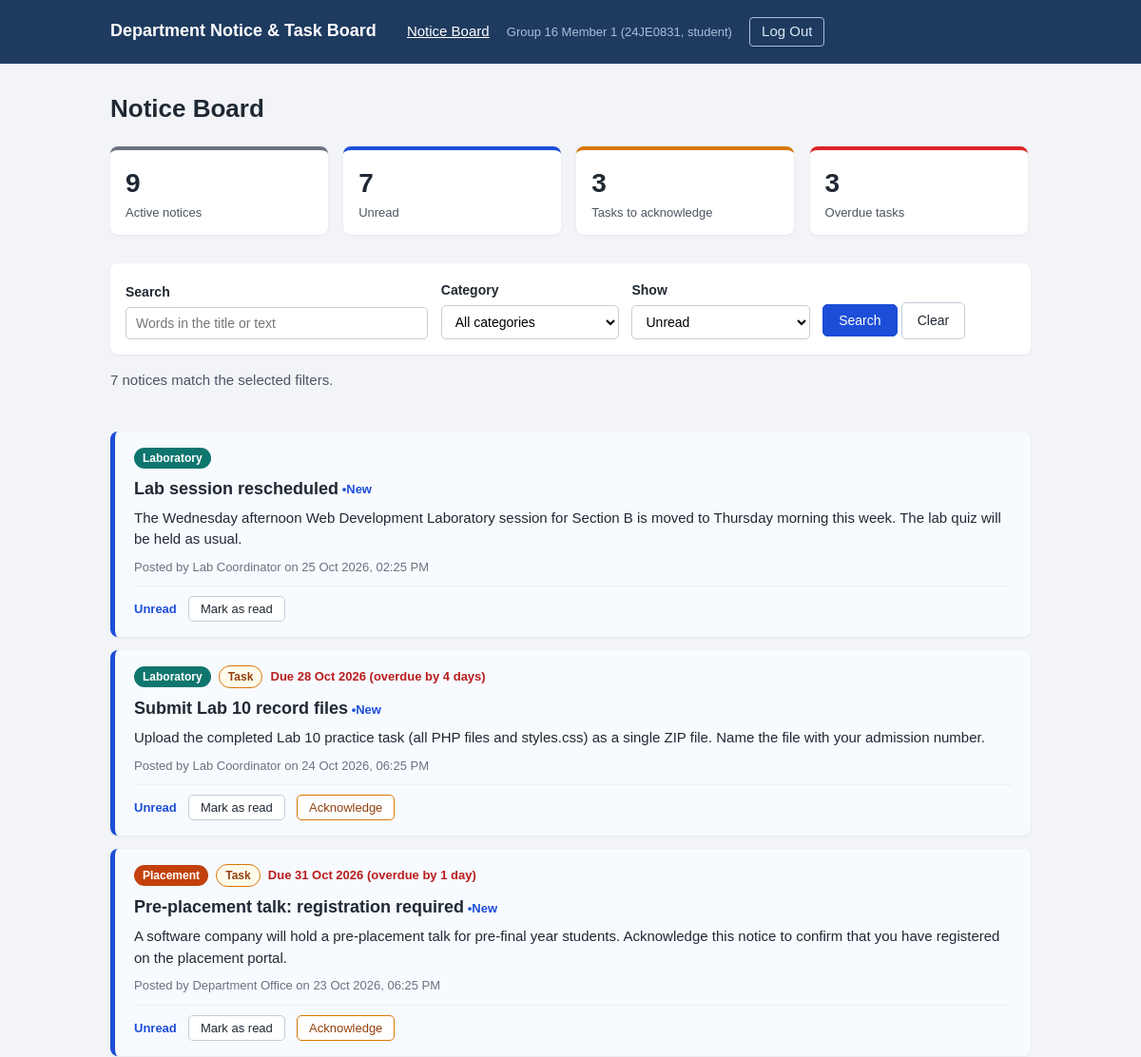
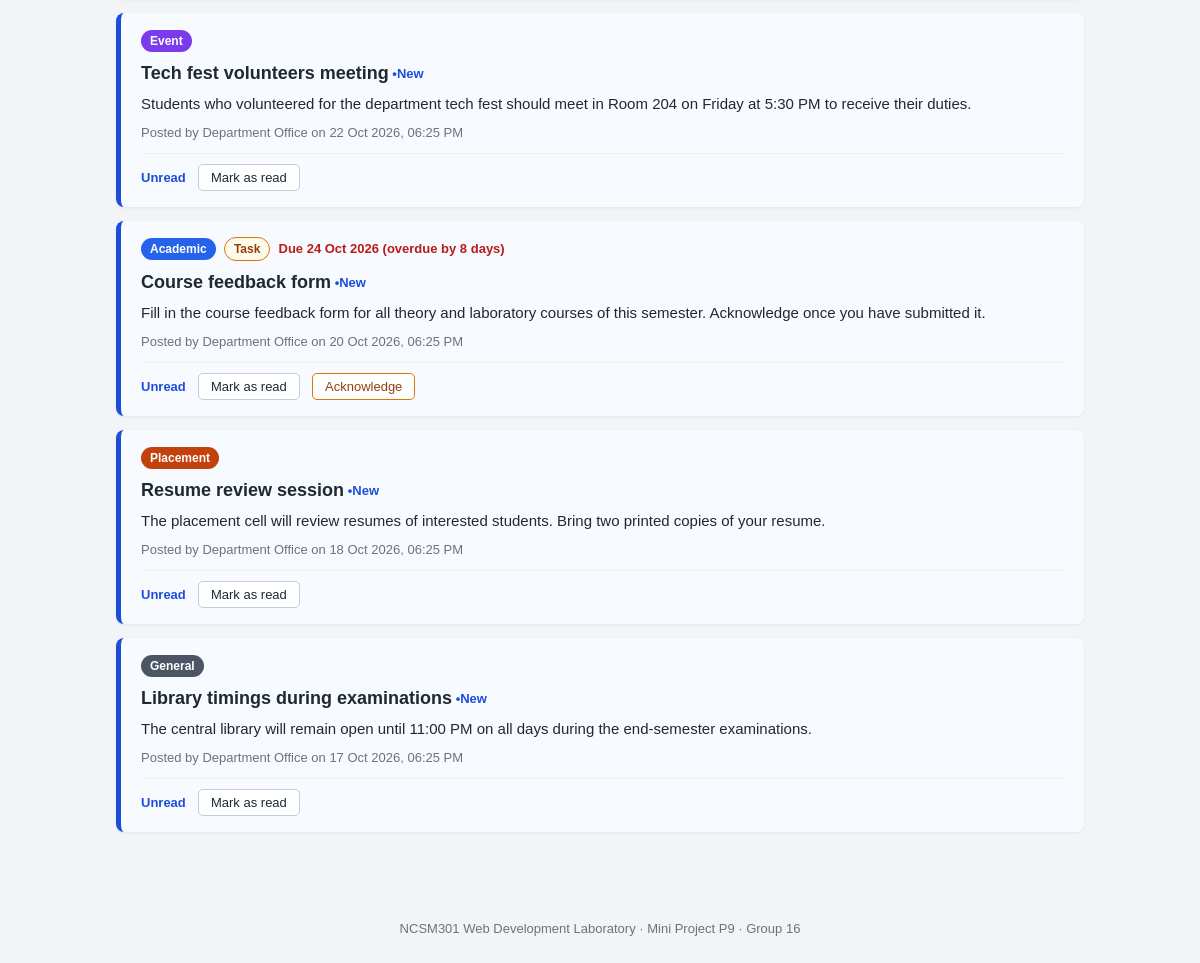
/index.php?view=unread (signed in), run on the app's committed database (2 pictures, top to bottom).
### tables this page shows
CREATE TABLE notices (
    notice_id    INT AUTO_INCREMENT PRIMARY KEY,
    title        VARCHAR(150) NOT NULL,
    body         TEXT         NOT NULL,
    category_id  INT          NOT NULL,
    posted_by    INT          NOT NULL,
    due_date     DATE         NULL,
    requires_ack TINYINT(1)   NOT NULL DEFAULT 0,
    is_active    TINYINT(1)   NOT NULL DEFAULT 1,
    created_at   TIMESTAMP    NOT NULL DEFAULT CURRENT_TIMESTAMP,
    FOREIGN KEY (category_id) REFERENCES categories (category_id),
    FOREIGN KEY (posted_by) REFERENCES users (user_id)
);

CREATE TABLE categories (
    category_id INT AUTO_INCREMENT PRIMARY KEY,
    name        VARCHAR(30) NOT NULL UNIQUE
);

CREATE TABLE users (
    user_id       INT AUTO_INCREMENT PRIMARY KEY,
    login_id      VARCHAR(20)  NOT NULL UNIQUE,
    full_name     VARCHAR(100) NOT NULL,
    password_hash VARCHAR(255) NOT NULL,
    role          VARCHAR(10)  NOT NULL DEFAULT 'student',
    CHECK (role IN ('student', 'staff'))
);

### functions.php (called while the page is built, shortened)
<?php
function get_summary($pdo, $userId) {
    $statement = $pdo->prepare(
        "SELECT COUNT(*) AS total,
                SUM(s.read_at IS NULL) AS unread,
                SUM(n.requires_ack = 1 AND s.acknowledged_at IS NULL) AS pending,
                SUM(n.requires_ack = 1 AND s.acknowledged_at IS NULL AND n.due_date < :today) AS overdue
         FROM notices n
         LEFT JOIN notice_reads s ON s.notice_id = n.notice_id AND s.user_id = :userId
         WHERE n.is_active = 1"
    );
    $statement->execute([":today" => date("Y-m-d"), ":userId" => $userId]);
    $row = $statement->fetch();
    return [
        "total" => (int) $row["total"],
        "unread" => (int) $row["unread"],
        "pending" => (int) $row["pending"],
        "overdue" => (int) $row["overdue"],
    ];
}
function describe_due_date($dueDate) {
    $today = new DateTime(date("Y-m-d"));
    $due = new DateTime($dueDate);
    $days = (int) $today->diff($due)->format("%r%a");
    $label = "Due " . $due->format("d M Y");
    if ($days < 0) {
        $overdueBy = -$days;
        return [$label . " (overdue by " . $overdueBy . ($overdueBy === 1 ? " day)" : " days)"), "due-overdue"];
    } elseif ($days === 0) {
        return [$label . " (today)", "due-soon"];
    } elseif ($days <= 3) {
        return [$label . " (in " . $days . ($days === 1 ? " day)" : " days)"), "due-soon"];
    }
    return [$label . " (in " . $days . " days)", "due-later"];
}
function describe_state($readAt, $acknowledgedAt) {
    return ["Unread", "state-unread"];
}
?>

### index.php (the view, shortened to what this page needs)
<?php
require "db.php";
require "functions.php";
$userId = $_SESSION["userId"];
$search = isset($_GET["q"]) ? trim($_GET["q"]) : "";
$categoryId = isset($_GET["category"]) ? (int) $_GET["category"] : 0;
$view = isset($_GET["view"]) ? $_GET["view"] : "all";
$views = [
    "all" => "All notices",
    "unread" => "Unread",
    "pending" => "Tasks to acknowledge",
    "acknowledged" => "Acknowledged",
];
$conditions = ["n.is_active = 1"];
$params = [":userId" => $userId];
if ($view === "unread") {
    $conditions[] = "s.read_at IS NULL";
} elseif ($view === "pending") {
    $conditions[] = "n.requires_ack = 1 AND s.acknowledged_at IS NULL";
} elseif ($view === "acknowledged") {
    $conditions[] = "s.acknowledged_at IS NOT NULL";
}
if ($view === "pending") {
    $orderBy = "n.due_date IS NULL, n.due_date, n.created_at DESC";
} else {
    $orderBy = "n.created_at DESC";
}
$sql = "SELECT n.notice_id, n.title, n.body, n.due_date, n.requires_ack, n.created_at,
               c.name AS category, u.full_name AS posted_by,
               s.read_at, s.acknowledged_at
        FROM notices n
        JOIN categories c ON n.category_id = c.category_id
        JOIN users u ON n.posted_by = u.user_id
        LEFT JOIN notice_reads s ON s.notice_id = n.notice_id AND s.user_id = :userId
        WHERE " . implode(" AND ", $conditions) . "
        ORDER BY " . $orderBy;
$statement = $pdo->prepare($sql);
$statement->execute($params);
$notices = $statement->fetchAll();
$summary = get_summary($pdo, $userId);
$isFiltered = $search !== "" || $categoryId > 0 || $view !== "all";
require "header.php";
?>
    <main class="page-container">
        <h1>Notice Board</h1>
        <section class="summary" aria-label="Your summary">
            <a class="summary-tile" href="index.php">
                <span class="summary-number" id="summary-total"><?php echo $summary["total"]; ?></span>
                <span class="summary-label">Active notices</span>
            </a>
            <a class="summary-tile tile-unread" href="index.php?view=unread">
                <span class="summary-number" id="summary-unread"><?php echo $summary["unread"]; ?></span>
                <span class="summary-label">Unread</span>
            </a>
            <a class="summary-tile tile-pending" href="index.php?view=pending">
                <span class="summary-number" id="summary-pending"><?php echo $summary["pending"]; ?></span>
                <span class="summary-label">Tasks to acknowledge</span>
            </a>
            <a class="summary-tile tile-overdue" href="index.php?view=pending">
                <span class="summary-number" id="summary-overdue"><?php echo $summary["overdue"]; ?></span>
                <span class="summary-label">Overdue tasks</span>
            </a>
        </section>
        <form id="filter-form" class="filter-bar" action="index.php" method="get">
            <div class="filter-field filter-search">
                <label for="search">Search</label>
                <input type="text" id="search" name="q" maxlength="100"
                       placeholder="Words in the title or text"
                       value="<?php echo htmlspecialchars($search); ?>">
            </div>
            <div class="filter-field">
                <label for="category">Category</label>
                <select id="category" name="category">
                    <option value="0">All categories</option>
                </select>
            </div>
            <div class="filter-field">
                <label for="view">Show</label>
                <select id="view" name="view">
                    <?php foreach ($views as $value => $label): ?>
                        <option value="<?php echo $value; ?>" <?php echo $value === $view ? "selected" : ""; ?>>
                            <?php echo htmlspecialchars($label); ?>
                        </option>
                    <?php endforeach; ?>
                </select>
            </div>
            <div class="filter-field filter-buttons">
                <button type="submit" class="button-primary">Search</button>
                <a href="index.php" class="button-link">Clear</a>
            </div>
        </form>
        <p class="result-count">
            <?php
            echo count($notices) === 1 ? "1 notice" : count($notices) . " notices";
            echo $isFiltered ? " match the selected filters." : " on the board.";
            ?>
        </p>
        <p id="board-message" class="status-message" aria-live="polite"></p>
        <div class="notice-list">
            <?php foreach ($notices as $notice): ?>
                <?php
                list($stateText, $stateClass) = describe_state($notice["read_at"], $notice["acknowledged_at"]);
                $isUnread = $notice["read_at"] === null;
                $needsAck = $notice["requires_ack"] == 1 && $notice["acknowledged_at"] === null;
                ?>
                <article class="notice-card <?php echo $isUnread ? "is-unread" : ""; ?>" id="notice-<?php echo $notice["notice_id"]; ?>">
                    <div class="notice-tags">
                        <span class="badge badge-<?php echo strtolower(htmlspecialchars($notice["category"])); ?>">
                            <?php echo htmlspecialchars($notice["category"]); ?>
                        </span>
                        <?php if ($notice["requires_ack"] == 1): ?>
                            <span class="badge badge-task">Task</span>
                        <?php endif; ?>
                        <?php if ($notice["due_date"] !== null): ?>
                            <?php list($dueText, $dueClass) = describe_due_date($notice["due_date"]); ?>
                            <span class="due-date <?php echo $notice["acknowledged_at"] !== null ? "due-done" : $dueClass; ?>">
                                <?php echo htmlspecialchars($dueText); ?>
                            </span>
                        <?php endif; ?>
                    </div>
                    <h2 class="notice-title"><?php echo htmlspecialchars($notice["title"]); ?></h2>
                    <p class="notice-body"><?php echo nl2br(htmlspecialchars($notice["body"])); ?></p>
                    <p class="notice-meta">
                        Posted by <?php echo htmlspecialchars($notice["posted_by"]); ?>
                        on <?php echo date("d M Y, h:i A", strtotime($notice["created_at"])); ?>
                    </p>
                    <div class="notice-actions">
                        <span class="state <?php echo $stateClass; ?>"><?php echo htmlspecialchars($stateText); ?></span>
                        <?php if ($isUnread): ?>
                            <button type="button" class="status-button mark-read-button"
                                    data-notice-id="<?php echo $notice["notice_id"]; ?>" data-action="read">Mark as read</button>
                        <?php endif; ?>
                        <?php if ($needsAck): ?>
                            <button type="button" class="status-button ack-button"
                                    data-notice-id="<?php echo $notice["notice_id"]; ?>" data-action="acknowledge">Acknowledge</button>
                        <?php endif; ?>
                    </div>
                </article>
            <?php endforeach; ?>
        </div>
    </main>
<?php require "footer.php"; ?>
</body>
</html>

### styles.css (style rules this page uses)
* { box-sizing: border-box; }
body { margin: 0; font-family: Arial, Helvetica, sans-serif; font-size: 15px; line-height: 1.5; color: #1f2933; background-color: #f2f4f7; }
h1 { margin: 0 0 20px; font-size: 26px; }
h2 { margin: 0 0 12px; font-size: 19px; }
a { color: #1d4ed8; }
.page-container { max-width: 1000px; margin: 0 auto; padding: 28px 16px 40px; }
button, .button-link { display: inline-block; padding: 8px 16px; border: 1px solid #c4cdd8; border-radius: 5px; background-color: #ffffff; color: #1f2933; font-size: 14px; text-decoration: none; cursor: pointer; }
.button-primary { border-color: #1d4ed8; background-color: #1d4ed8; color: #ffffff; }
label { display: block; margin: 14px 0 5px; font-weight: bold; font-size: 14px; }
input[type="text"], input[type="password"], input[type="date"], select, textarea { width: 100%; padding: 8px 10px; border: 1px solid #c4cdd8; border-radius: 5px; font-family: inherit; font-size: 14px; background-color: #ffffff; }
.status-message, .form-message { min-height: 22px; margin: 10px 0; color: #14532d; font-weight: bold; }
.summary { margin: 0 -6px 18px; }
.summary-tile { display: inline-block; vertical-align: top; width: calc(25% - 16px); margin: 0 6px 12px; padding: 14px 16px; border-radius: 8px; border-top: 4px solid #6b7280; background-color: #ffffff; color: #1f2933; text-decoration: none; box-shadow: 0 1px 3px rgba(0, 0, 0, 0.06); }
.summary-number { display: block; font-size: 28px; font-weight: bold; }
.summary-label { display: block; color: #4b5563; font-size: 13px; }
.tile-unread { border-top-color: #1d4ed8; }
.tile-pending { border-top-color: #d97706; }
.tile-overdue { border-top-color: #dc2626; }
.filter-bar { padding: 4px 16px 16px; border-radius: 8px; background-color: #ffffff; box-shadow: 0 1px 3px rgba(0, 0, 0, 0.06); }
.filter-field { display: inline-block; vertical-align: bottom; width: 20%; margin-right: 1%; }
.filter-field.filter-search { width: 34%; }
.filter-field.filter-buttons { width: auto; margin-right: 0; }
.filter-buttons button, .filter-buttons .button-link { margin-top: 10px; }
.result-count { margin: 16px 0 0; color: #4b5563; }
.notice-card { margin-bottom: 14px; padding: 16px 20px; border-left: 5px solid #d1d5db; border-radius: 8px; background-color: #ffffff; box-shadow: 0 1px 3px rgba(0, 0, 0, 0.06); }
.notice-card.is-unread { border-left-color: #1d4ed8; background-color: #f7faff; }
.notice-title { margin: 8px 0 6px; font-size: 18px; }
.notice-card.is-unread .notice-title::after { content: " \2022 New"; color: #1d4ed8; font-size: 13px; vertical-align: middle; }
.notice-body { margin: 0 0 8px; }
.notice-meta { margin: 0 0 10px; color: #6b7280; font-size: 13px; }
.notice-actions { padding-top: 10px; border-top: 1px solid #eef0f3; }
.notice-actions button { margin-left: 8px; padding: 5px 12px; font-size: 13px; }
.ack-button { border-color: #d97706; color: #92400e; }
.badge { display: inline-block; margin-right: 4px; padding: 2px 9px; border-radius: 12px; font-size: 12px; font-weight: bold; color: #ffffff; background-color: #6b7280; }
.badge-academic { background-color: #2563eb; }
.badge-laboratory { background-color: #0f766e; }
.badge-event { background-color: #7c3aed; }
.badge-placement { background-color: #c2410c; }
.badge-general { background-color: #4b5563; }
.badge-task { border: 1px solid #d97706; background-color: #fffbeb; color: #92400e; }
.due-date { display: inline-block; font-size: 13px; font-weight: bold; }
.due-overdue { color: #b91c1c; }
.state { display: inline-block; font-size: 13px; font-weight: bold; }
.state-unread { color: #1d4ed8; }

### data on the page
notices: category.name "Laboratory", title "Lab session rescheduled", body "The Wednesday afternoon Web Development Laboratory session for Section B is moved to Thursday morning this week. The lab quiz will be held as usual.", posted_by.full_name "Lab Coordinator", created_at "25 Oct 2026, 02:25 PM", stateText "Unread"
notices: category.name "Laboratory", requires_ack "Task", dueText "Due 28 Oct 2026 (overdue by 4 days)", title "Submit Lab 10 record files", body "Upload the completed Lab 10 practice task (all PHP files and styles.css) as a single ZIP file. Name the file with your admission number.", posted_by.full_name "Lab Coordinator", created_at "24 Oct 2026, 06:25 PM", stateText "Unread"
notices: category.name "Placement", requires_ack "Task", dueText "Due 31 Oct 2026 (overdue by 1 day)", title "Pre-placement talk: registration required", body "A software company will hold a pre-placement talk for pre-final year students. Acknowledge this notice to confirm that you have registered on the placement portal.", posted_by.full_name "Department Office", created_at "23 Oct 2026, 06:25 PM", stateText "Unread"
notices: category.name "Event", title "Tech fest volunteers meeting", body "Students who volunteered for the department tech fest should meet in Room 204 on Friday at 5:30 PM to receive their duties.", posted_by.full_name "Department Office", created_at "22 Oct 2026, 06:25 PM", stateText "Unread"
notices: category.name "Academic", requires_ack "Task", dueText "Due 24 Oct 2026 (overdue by 8 days)", title "Course feedback form", body "Fill in the course feedback form for all theory and laboratory courses of this semester. Acknowledge once you have submitted it.", posted_by.full_name "Department Office", created_at "20 Oct 2026, 06:25 PM", stateText "Unread"
notices: category.name "Placement", title "Resume review session", body "The placement cell will review resumes of interested students. Bring two printed copies of your resume.", posted_by.full_name "Department Office", created_at "18 Oct 2026, 06:25 PM", stateText "Unread"
notices: category.name "General", title "Library timings during examinations", body "The central library will remain open until 11:00 PM on all days during the end-semester examinations.", posted_by.full_name "Department Office", created_at "17 Oct 2026, 06:25 PM", stateText "Unread"

### other printed values
$_SESSION["fullName"] "Group 16 Member 1"
$_SESSION["loginId"] "24JE0831"
$_SESSION["role"] "student"
$summary["total"] "9"
$summary["unread"] "7"
$summary["pending"] "3"
$summary["overdue"] "3"
count($notices) "7"
form field view "Unread"
